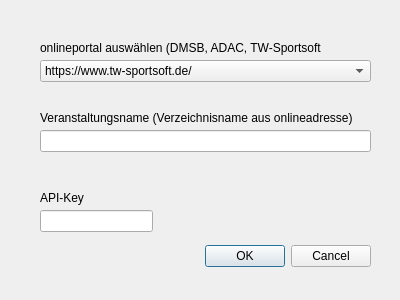
<?xml version="1.0" encoding="UTF-8"?>
<ui version="4.0">
 <class>veranstaltungsdialog</class>
 <widget class="QDialog" name="veranstaltungsdialog">
  <property name="geometry">
   <rect>
    <x>0</x>
    <y>0</y>
    <width>400</width>
    <height>300</height>
   </rect>
  </property>
  <property name="windowTitle">
   <string>Dialog</string>
  </property>
  <widget class="QDialogButtonBox" name="buttonBox">
   <property name="geometry">
    <rect>
     <x>30</x>
     <y>240</y>
     <width>341</width>
     <height>32</height>
    </rect>
   </property>
   <property name="orientation">
    <enum>Qt::Horizontal</enum>
   </property>
   <property name="standardButtons">
    <set>QDialogButtonBox::Cancel|QDialogButtonBox::Ok</set>
   </property>
  </widget>
  <widget class="QLabel" name="label">
   <property name="geometry">
    <rect>
     <x>40</x>
     <y>40</y>
     <width>341</width>
     <height>16</height>
    </rect>
   </property>
   <property name="text">
    <string>onlineportal auswählen (DMSB, ADAC, TW-Sportsoft</string>
   </property>
  </widget>
  <widget class="QLabel" name="label_2">
   <property name="geometry">
    <rect>
     <x>40</x>
     <y>110</y>
     <width>341</width>
     <height>16</height>
    </rect>
   </property>
   <property name="text">
    <string>Veranstaltungsname (Verzeichnisname aus onlineadresse)</string>
   </property>
  </widget>
  <widget class="QLabel" name="label_3">
   <property name="geometry">
    <rect>
     <x>40</x>
     <y>190</y>
     <width>81</width>
     <height>16</height>
    </rect>
   </property>
   <property name="text">
    <string>API-Key</string>
   </property>
  </widget>
  <widget class="QComboBox" name="servercomboBox">
   <property name="geometry">
    <rect>
     <x>40</x>
     <y>60</y>
     <width>331</width>
     <height>22</height>
    </rect>
   </property>
   <item>
    <property name="text">
     <string>https://www.tw-sportsoft.de/</string>
    </property>
   </item>
   <item>
    <property name="text">
     <string>https://www.dmsb-sport.de/</string>
    </property>
   </item>
   <item>
    <property name="text">
     <string>https://www.adac-sport.com/</string>
    </property>
   </item>
  </widget>
  <widget class="QLineEdit" name="verzeichnisslineEdit">
   <property name="geometry">
    <rect>
     <x>40</x>
     <y>130</y>
     <width>331</width>
     <height>22</height>
    </rect>
   </property>
  </widget>
  <widget class="QLineEdit" name="apikeylineEdit">
   <property name="geometry">
    <rect>
     <x>40</x>
     <y>210</y>
     <width>113</width>
     <height>22</height>
    </rect>
   </property>
  </widget>
 </widget>
 <resources/>
 <connections>
  <connection>
   <sender>buttonBox</sender>
   <signal>accepted()</signal>
   <receiver>veranstaltungsdialog</receiver>
   <slot>accept()</slot>
   <hints>
    <hint type="sourcelabel">
     <x>248</x>
     <y>254</y>
    </hint>
    <hint type="destinationlabel">
     <x>157</x>
     <y>274</y>
    </hint>
   </hints>
  </connection>
  <connection>
   <sender>buttonBox</sender>
   <signal>rejected()</signal>
   <receiver>veranstaltungsdialog</receiver>
   <slot>reject()</slot>
   <hints>
    <hint type="sourcelabel">
     <x>316</x>
     <y>260</y>
    </hint>
    <hint type="destinationlabel">
     <x>286</x>
     <y>274</y>
    </hint>
   </hints>
  </connection>
 </connections>
</ui>
